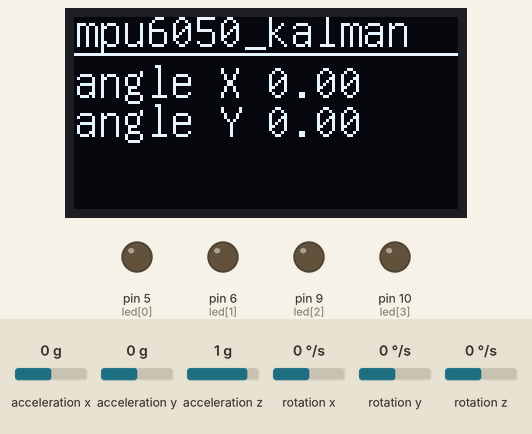
A sketch run on a simulated Arduino Uno, built with avr-gcc and run on an emulated ATmega328P. Shown: 128×64 one-colour display, output pins drawn as LEDs (lit = HIGH). Wiring (inferred from the names in the program): MPU-6050 motion sensor at I2C address 0x68. Inputs (shaded band) come from the test bench; at power-on: acceleration x 0 g, acceleration z 1 g, acceleration y 0 g, rotation x 0 °/s, rotation y 0 °/s, rotation z 0 °/s. What the sketch prints to the serial monitor is not drawn.

Above: at 1.2 s.
1.3 s: acceleration x set to -1.4 g
At 1.95 s:
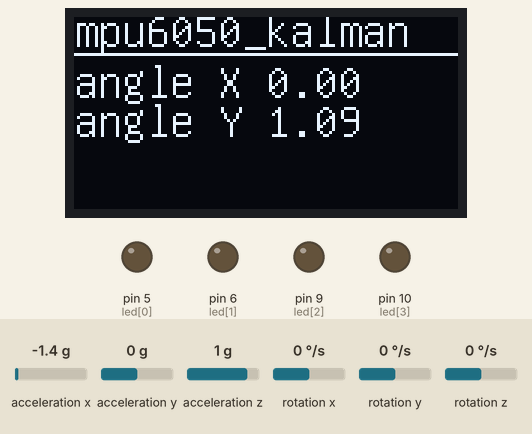
3.6 s: acceleration z set to -0.8 g
At 4.57 s:
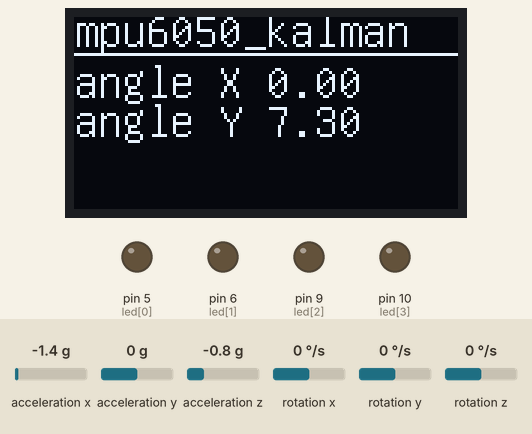
6.2 s: acceleration y set to -1.4 g
At 7.22 s:
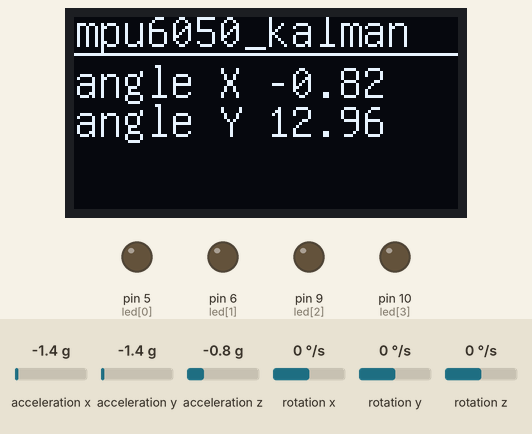
8.9 s: rotation x set to -192 °/s
At 9.85 s:
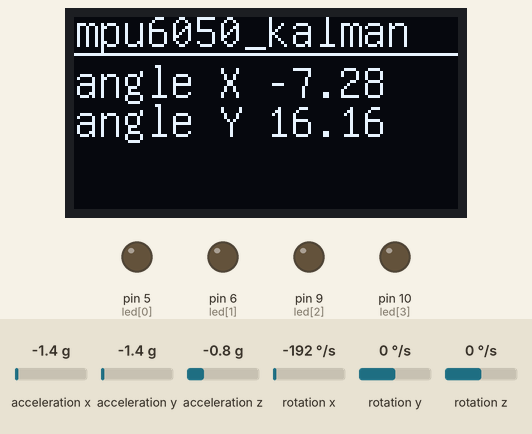
11.5 s: acceleration y set to -0.8 g
At 12.55 s:
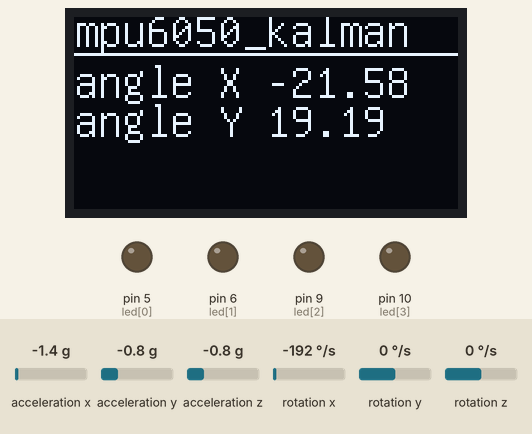
Timing chart, 0 to 14.5 s (numbered marks = the images above; inputs shaded):
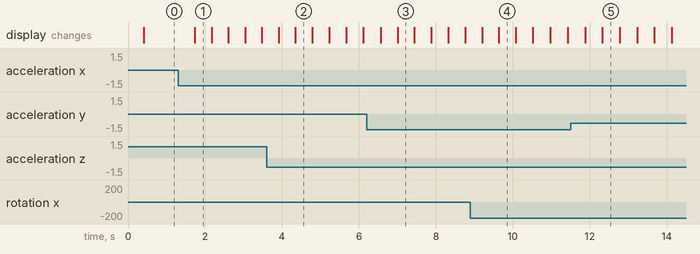

Measured:
- after the input at 1.3 s, the display: changes after 0.44 s (image 1)
- what the display in image 1 shows lasts 0.5 s, from 1.7 s to 2.2 s
- what the display in image 5 shows lasts 0.5 s, from 12.3 s to 12.8 s

The sketch:

mpu6050_kalmanfilter.ino
```cpp
// (c) Michael Schoeffler 2017, http://www.mschoeffler.de
#include "Wire.h"               // This library allows you to communicate with I2C devices.
#include "U8glib.h"

// Display
U8GLIB_SSD1306_128X64 u8g(U8G_I2C_OPT_NO_ACK); // Display which does not send AC

// IMU
const int MPU = 0x68;   // I2C address of the MPU-6050. If AD0 pin is set to HIGH,
                             // the I2C address will be 0x69.

// variables for accelerometer & gyro raw data, and temperature
int16_t ax, ay, az, gx, gy, gz, tmp;

//Ratios de conversion
#define A_R 16384.0
#define G_R 131.0

//Conversion de radianes a grados 180/PI
#define RAD_A_DEG = 57.295779

//Angulos
float Acc[2];
float Gy[2];
float Angle[2];

/* LEDs array . For proper fading effect you should attach your LEDs
 *  to PWM digital output PWM output pins are (3,5,6,9,10) in Pro
 *  Micro board. The array should be terminated with 0 value
*/
int led[] = {5,6,9,10, 0};
int led_array_lenth;
bool moving = false;

/* LEDs lighting effect functions */
// get lenth of leds array
void get_led_array_lenth() {
  led_array_lenth = 0;
  for (int i = 0; led[i]; i++)
    led_array_lenth++;
}

// To fade in/out all LEDs at once .
void fade_all() {
  int delay_time = 30; // milliseconds
  int min_fade = 20;
  int max_fade = 120;
  int step_fade = 12;

  for (int i = 0; i < led_array_lenth; i++) {
    for (int val = min_fade ; val <= max_fade; val += step_fade) {
      // sets the fade value for all LEDs (range from 0 to 255):
      for (int x = 0; x < led_array_lenth; x++)
        analogWrite(led[x], val);
      // wait for 30 milliseconds to see the dimming effect
      delay(delay_time);
    }

    // fade out from max to min in increments of 5 points:
    for (int val = max_fade ; val >= min_fade; val -= step_fade) {
      // sets the fade value for all LEDs (range from 0 to 255):
      for (int x = 0; x < led_array_lenth; x++)
        analogWrite(led[x], val);
      // wait for 30 milliseconds to see the fading in effect
      delay(delay_time);
    }
  }
}

void turnoff_all() {
  for (int x = 0; x < led_array_lenth; x++)
    analogWrite(led[x], LOW);
}

void readData(){
  Wire.beginTransmission(MPU);
  Wire.write(0x3B);                         // starting with register 0x3B (ACCEL_XOUT_H) [MPU-6000 and MPU-6050 Register Map and Descriptions Revision 4.2, p.40]
  Wire.endTransmission(false);              // the parameter indicates that the Arduino will send a restart. As a result, the connection is kept active.
  Wire.requestFrom(MPU, 7 * 2, true);  // request a total of 7*2=14 registers

  // "Wire.read()<<8 | Wire.read();" means two registers are read and stored in the same variable
  ax  = Wire.read() << 8 | Wire.read(); // reading: 0x3B (ACCEL_XOUT_H) and 0x3C (ACCEL_XOUT_L)
  ay  = Wire.read() << 8 | Wire.read(); // reading: 0x3D (ACCEL_YOUT_H) and 0x3E (ACCEL_YOUT_L)
  az  = Wire.read() << 8 | Wire.read(); // reading: 0x3F (ACCEL_ZOUT_H) and 0x40 (ACCEL_ZOUT_L)
  tmp = Wire.read() << 8 | Wire.read(); // reading: 0x41 (TEMP_OUT_H) and 0x42 (TEMP_OUT_L)
  gx  = Wire.read() << 8 | Wire.read(); // reading: 0x43 (GYRO_XOUT_H) and 0x44 (GYRO_XOUT_L)
  gy  = Wire.read() << 8 | Wire.read(); // reading: 0x45 (GYRO_YOUT_H) and 0x46 (GYRO_YOUT_L)
  gz  = Wire.read() << 8 | Wire.read(); // reading: 0x47 (GYRO_ZOUT_H) and 0x48 (GYRO_ZOUT_L)
}

char tmp_str[7];                        // temporary variable used in convert function
char* convert_int16_to_str(int16_t i) { // converts int16 to string. Moreover, resulting strings will have the same length in the debug monitor.
  sprintf(tmp_str, "%6d", i);
  return tmp_str;
}

void printData(){
  Serial.print("aX = "); Serial.print(convert_int16_to_str(ax));
  Serial.print(" | aY = "); Serial.print(convert_int16_to_str(ay));
  Serial.print(" | aZ = "); Serial.print(convert_int16_to_str(az));
  // the following equation was taken from the documentation [MPU-6000/MPU-6050 Register Map and Description, p.30]
  Serial.print(" | tmp = "); Serial.print(tmp / 340.00 + 36.53);
  Serial.print(" | gX = "); Serial.print(convert_int16_to_str(gx));
  Serial.print(" | gY = "); Serial.print(convert_int16_to_str(gy));
  Serial.print(" | gZ = "); Serial.print(convert_int16_to_str(gz));
  Serial.println();
}

void kalmanFilter(){
  //A partir de los valores del acelerometro, se calculan los angulos Y, X
  //respectivamente, con la formula de la tangente.
  Acc[1] = atan(-1*(ax/A_R)/sqrt(pow((ay/A_R),2) + pow((az/A_R),2)))*RAD_TO_DEG;
  Acc[0] = atan((ay/A_R)/sqrt(pow((ax/A_R),2) + pow((az/A_R),2)))*RAD_TO_DEG;

  //Calculo del angulo del Giroscopio
  Gy[0] = gx/G_R;
  Gy[1] = gy/G_R;

  //Aplicar el Filtro Complementario
  Angle[0] = 0.98 *(Angle[0]+Gy[0]*0.010) + 0.02*Acc[0];
  Angle[1] = 0.98 *(Angle[1]+Gy[1]*0.010) + 0.02*Acc[1];

  //Mostrar los valores por consola
  Serial.print("Angle X: "); Serial.print(Angle[0]); Serial.println();
  Serial.print("Angle Y: "); Serial.print(Angle[1]); Serial.print("\n------------\n");

  u8g.firstPage();
  do {
    u8g.setFont(u8g_font_unifont);
    u8g.setPrintPos(0,10);
    u8g.print("mpu6050_kalman");
    u8g.drawHLine(0,12,128);
    u8g.setPrintPos(0, 27);
    u8g.print("angle X ");
    u8g.print(Angle[0]);
    u8g.setPrintPos(0, 40);
    u8g.print("angle Y ");
    u8g.print(Angle[1]);
    //u8g.setPrintPos(0, 53);
    //u8g.print(moving);
  } while( u8g.nextPage() );
}

void checkMovement(){
  int r = 5000;
  if((gx > r || gx < -r) || (gy > r || gy < -r) || (gz > r || gz < -r)){
    moving = true;
  }
  else {
    moving = false;
  }

  u8g.firstPage();
  do {
    u8g.setFont(u8g_font_unifont);
    u8g.setPrintPos(0,10);
    u8g.print("mpu6050_LFade");
    u8g.drawHLine(0,12,128);
    u8g.setPrintPos(0, 27);
    u8g.print("checkMovement ");
    u8g.print(moving);
  } while( u8g.nextPage() );

  if(moving){
    fade_all();
  } else {
    turnoff_all();
  }
}

void setup() {
  get_led_array_lenth();

  turnoff_all();

  Wire.begin();
  Wire.beginTransmission(MPU); // Begins a transmission to the I2C slave (GY-521 board)
  Wire.write(0x6B);                 // PWR_MGMT_1 register
  Wire.write(0);                    // set to zero (wakes up the MPU-6050)
  Wire.endTransmission(true);
  Serial.begin(9600);
}

void loop() {
  readData();
  //printData();

  kalmanFilter();

  //checkMovement();

  delay(30);
}
```
